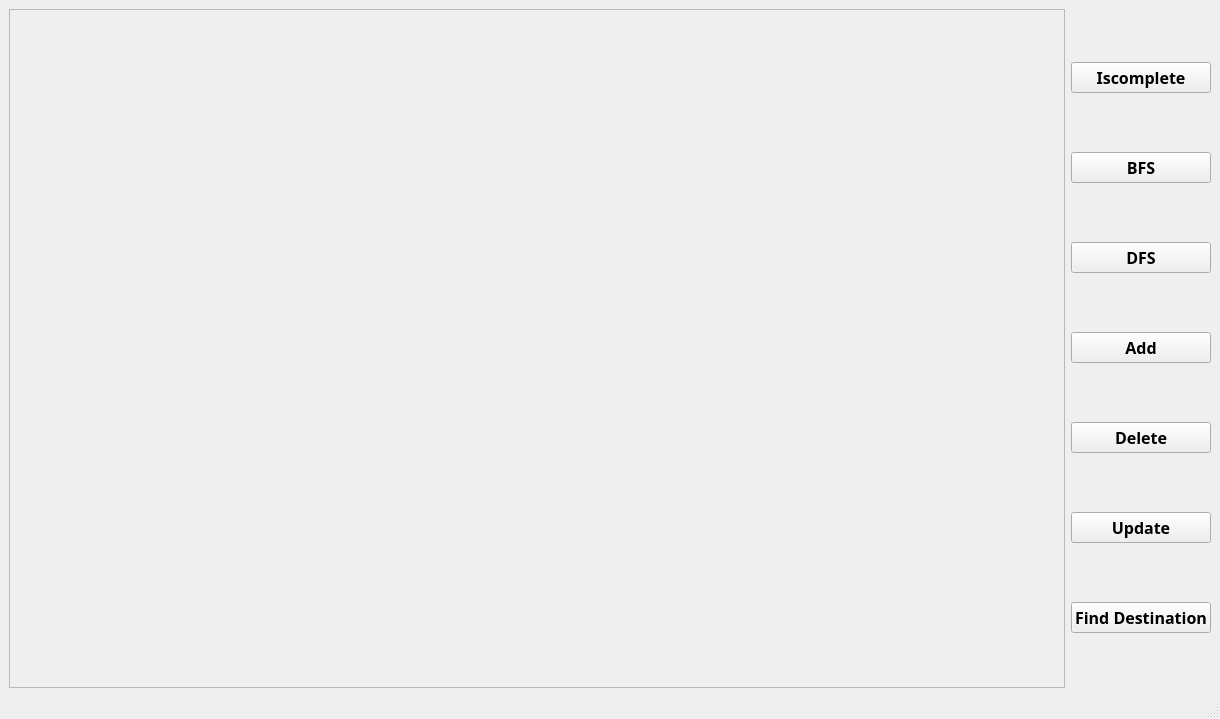
<?xml version="1.0" encoding="UTF-8"?>
<ui version="4.0">
 <class>Home</class>
 <widget class="QMainWindow" name="Home">
  <property name="geometry">
   <rect>
    <x>0</x>
    <y>0</y>
    <width>1220</width>
    <height>719</height>
   </rect>
  </property>
  <property name="windowTitle">
   <string>Home</string>
  </property>
  <widget class="QWidget" name="centralwidget">
   <layout class="QHBoxLayout" name="horizontalLayout">
    <item>
     <widget class="QFrame" name="frame">
      <property name="frameShape">
       <enum>QFrame::StyledPanel</enum>
      </property>
      <property name="frameShadow">
       <enum>QFrame::Raised</enum>
      </property>
      <layout class="QVBoxLayout" name="verticalLayout_2">
       <item>
        <spacer name="horizontalSpacer">
         <property name="orientation">
          <enum>Qt::Horizontal</enum>
         </property>
         <property name="sizeHint" stdset="0">
          <size>
           <width>0</width>
           <height>0</height>
          </size>
         </property>
        </spacer>
       </item>
      </layout>
     </widget>
    </item>
    <item>
     <layout class="QVBoxLayout" name="verticalLayout">
      <item>
       <widget class="QPushButton" name="iscomplete">
        <property name="font">
         <font>
          <family>Segoe Print</family>
          <pointsize>12</pointsize>
          <bold>true</bold>
         </font>
        </property>
        <property name="text">
         <string>Iscomplete</string>
        </property>
       </widget>
      </item>
      <item>
       <widget class="QPushButton" name="BFS_btn">
        <property name="font">
         <font>
          <family>Segoe Print</family>
          <pointsize>12</pointsize>
          <bold>true</bold>
         </font>
        </property>
        <property name="text">
         <string>BFS</string>
        </property>
       </widget>
      </item>
      <item>
       <widget class="QPushButton" name="DFS_btn">
        <property name="font">
         <font>
          <family>Segoe Print</family>
          <pointsize>12</pointsize>
          <bold>true</bold>
         </font>
        </property>
        <property name="text">
         <string>DFS</string>
        </property>
       </widget>
      </item>
      <item>
       <widget class="QPushButton" name="Add_btn">
        <property name="font">
         <font>
          <family>Segoe Print</family>
          <pointsize>12</pointsize>
          <bold>true</bold>
         </font>
        </property>
        <property name="text">
         <string>Add</string>
        </property>
       </widget>
      </item>
      <item>
       <widget class="QPushButton" name="Del_btn">
        <property name="font">
         <font>
          <family>Segoe Print</family>
          <pointsize>12</pointsize>
          <bold>true</bold>
         </font>
        </property>
        <property name="text">
         <string>Delete</string>
        </property>
       </widget>
      </item>
      <item>
       <widget class="QPushButton" name="Update_btn">
        <property name="font">
         <font>
          <family>Segoe Print</family>
          <pointsize>12</pointsize>
          <bold>true</bold>
         </font>
        </property>
        <property name="text">
         <string>Update</string>
        </property>
       </widget>
      </item>
      <item>
       <widget class="QPushButton" name="FD_btn">
        <property name="font">
         <font>
          <family>Segoe Script</family>
          <pointsize>12</pointsize>
          <bold>true</bold>
         </font>
        </property>
        <property name="text">
         <string>Find Destination</string>
        </property>
       </widget>
      </item>
     </layout>
    </item>
   </layout>
  </widget>
  <widget class="QStatusBar" name="statusbar"/>
 </widget>
 <resources/>
 <connections>
  <connection>
   <sender>DFS_btn</sender>
   <signal>clicked()</signal>
   <receiver>Home</receiver>
   <slot>btn_1_handle()</slot>
   <hints>
    <hint type="sourcelabel">
     <x>1207</x>
     <y>277</y>
    </hint>
    <hint type="destinationlabel">
     <x>1183</x>
     <y>194</y>
    </hint>
   </hints>
  </connection>
  <connection>
   <sender>iscomplete</sender>
   <signal>clicked()</signal>
   <receiver>Home</receiver>
   <slot>on_pushButton_clicked()</slot>
   <hints>
    <hint type="sourcelabel">
     <x>1128</x>
     <y>58</y>
    </hint>
    <hint type="destinationlabel">
     <x>1141</x>
     <y>14</y>
    </hint>
   </hints>
  </connection>
 </connections>
 <slots>
  <slot>btn_1_handle()</slot>
  <slot>btn_2_handle()</slot>
  <slot>ADDnode()</slot>
  <slot>on_pushButton_clicked()</slot>
 </slots>
</ui>
